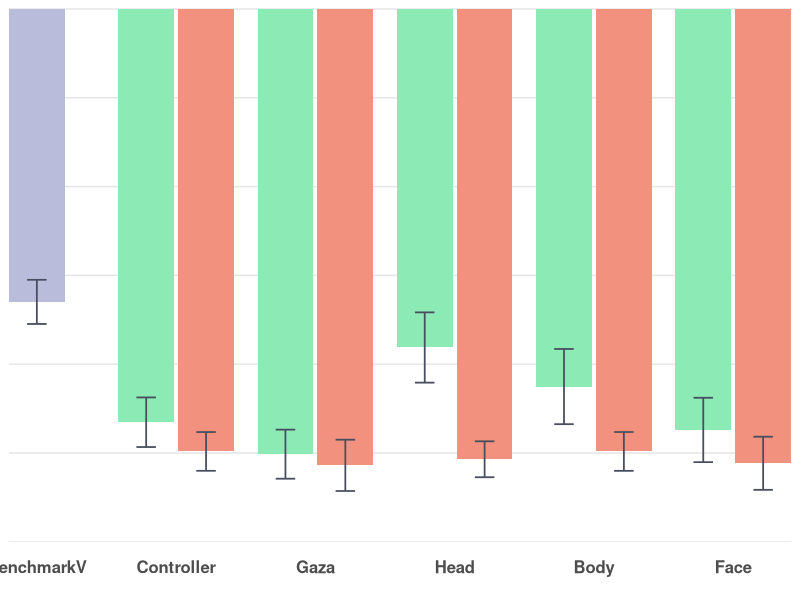
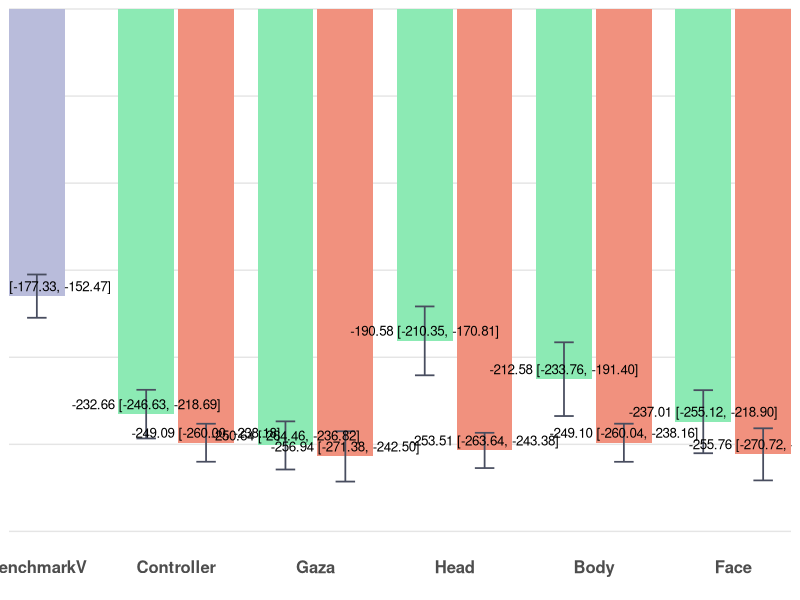

These charts were generated, in order, by the following R code:
# ================= Packages =================
if (!require(ggplot2)) install.packages("ggplot2")
library(ggplot2)

# ================= Data =================
bench_mean <- -164.90; bench_sd <- 33.30

dat <- data.frame(
  Category = c("BenchmarkV",
               "Controller","Controller",
               "Gaza","Gaza",
               "Head","Head",
               "Body","Body",
               "Face","Face"),
  slot     = c("C",
               "L","R",
               "L","R",
               "L","R",
               "L","R",
               "L","R"),
  series   = c("BenchmarkV",
               "Easy","Hard",
               "Easy","Hard",
               "Easy","Hard",
               "Easy","Hard",
               "Easy","Hard"),
  mean     = c(bench_mean,
               -232.66, -249.09,  # Controller: Easy, Hard
               -250.64, -256.94,  # Gaza: Easy, Hard
               -190.58, -253.51,  # Head: Easy, Hard
               -212.58, -249.10,  # Body: Easy, Hard
               -237.01, -255.76), # Face: Easy, Hard
  sd       = c(bench_sd,
               37.42, 29.22,      # Controller: Easy, Hard
               37.02, 38.67,      # Gaza: Easy, Hard
               52.95, 27.12,      # Head: Easy, Hard
               56.72, 29.29,      # Body: Easy, Hard
               48.51, 40.06),     # Face: Easy, Hard
  stringsAsFactors = FALSE
)

# 固定横轴顺序
dat$Category <- factor(dat$Category,
  levels = c("BenchmarkV","Controller","Gaza","Head","Body","Face"))
dat$slot   <- factor(dat$slot, levels = c("L","C","R"))
dat$series <- factor(dat$series, levels = c("Easy","BenchmarkV","Hard"))

# ================= 手动定位（确保居中+相邻柱体有间距） =================
# 以每个类目的中心为整数(1,2,3,...)，在左右各偏移 delta；两柱宽度为 bar_w
group_w <- 0.8               # 每个类目总体占宽（<1 避免挤到相邻类目）
bar_w   <- group_w / 2       # 0.4  柱体宽度保持不变
delta   <- group_w / 4       # 0.2  基础偏移
gap     <- 0.03              # 相邻柱体间距（几个像素）

# 对于非BenchmarkV类别，L和R之间增加间距
offset_map <- c(L = -delta - gap/2, C = 0, R = +delta + gap/2)

x_base <- as.numeric(dat$Category)
dat$x  <- x_base + unname(offset_map[as.character(dat$slot)])

# ================= 配色方案 =================
col_easy  <- "#8CEAB4"      # Easy
col_hard  <- "#F1917E"      # Hard
col_bench <- "#B9BCDB"      # BenchmarkV

err_col   <- "#484D5F"

theme_base <- theme_minimal(base_size = 13) +
  theme(
    legend.position    = "none",
    panel.background   = element_rect(fill = "#FFFFFF", color = NA),  # 白底
    plot.background    = element_rect(fill = "#FFFFFF", color = NA),  # 白底
    panel.grid.major   = element_blank(),  # 去除所有网格线
    panel.grid.minor   = element_blank(),  # 去除所有网格线
    panel.grid.major.x = element_blank(),
    panel.grid.minor.x = element_blank(),
    panel.grid.major.y = element_blank(),
    panel.grid.minor.y = element_blank(),
    axis.ticks.x       = element_blank(),  # 去除x轴刻度线（底部灰色竖线）
    axis.ticks.y       = element_blank(),  # 去除y轴刻度线（左侧竖着的刻度线）
    axis.line.x        = element_blank(),  # 去除x轴线（底部灰色竖线）
    axis.line.y        = element_blank(),  # 去除y轴线（左侧竖线）
    axis.text.x        = element_text(size = 12, face = "bold", 
                                       margin = margin(t = 10, b = 10)),  # 底部文字距离坐标轴更远
    axis.text.y        = element_text(size = 11),
    axis.title         = element_blank()
  )

# ================= 95% 置信区间计算 =================
n <- 30  # 样本量
df <- n - 1  # 自由度 = 29
t_critical <- qt(0.975, df)  # t分布临界值（95% CI，双尾）
# 计算95% CI的误差范围
dat$ci_margin <- t_critical * (dat$sd / sqrt(n))

# y 轴：根据数据特点确定范围（负数范围，-300到0，主要刻度间隔为 50）
y_bottom <- -300
y_top    <- 0
y_breaks <- seq(y_bottom, y_top, by = 50)  # -300, -250, -200, -150, -100, -50, 0

# x 轴：用数值坐标，刻度放在每个类目中心
x_breaks <- seq_along(levels(dat$Category))
x_labels <- levels(dat$Category)

# ================= 图1：不带标注 =================
p1 <- ggplot(dat, aes(x = x, y = mean, fill = series)) +
  # 手动添加 -300到0 的水平坐标线
  geom_hline(yintercept = y_breaks, color = "#E5E5E5", linewidth = 0.5) +
  geom_col(width = bar_w, position = "identity", colour = NA) +
  geom_errorbar(aes(ymin = mean - ci_margin, ymax = mean + ci_margin),
                width = bar_w * 0.35, color = err_col, linewidth = 0.6,
                position = "identity") +
  scale_fill_manual(values = c(Easy = col_easy, BenchmarkV = col_bench, Hard = col_hard)) +
  scale_y_continuous(breaks = y_breaks, minor_breaks = NULL, trans = "reverse") +
  scale_x_continuous(breaks = x_breaks, labels = x_labels, expand = c(0, 0)) +
  coord_cartesian(ylim = c(y_bottom, y_top), expand = 0) +
  theme_base

# ================= 图2：带"均值 (95% CI)"标注 =================
lab_df <- transform(dat, label = sprintf("%.2f [%.2f, %.2f]", mean, 
                                          mean - ci_margin, mean + ci_margin))

p2 <- ggplot(dat, aes(x = x, y = mean, fill = series)) +
  # 手动添加 -300到0 的水平坐标线
  geom_hline(yintercept = y_breaks, color = "#E5E5E5", linewidth = 0.5) +
  geom_col(width = bar_w, position = "identity", colour = NA) +
  geom_errorbar(aes(ymin = mean - ci_margin, ymax = mean + ci_margin),
                width = bar_w * 0.35, color = err_col, linewidth = 0.6,
                position = "identity") +
  geom_text(data = lab_df, aes(label = label),
            vjust = -0.5, size = 3.4, position = "identity") +
  scale_fill_manual(values = c(Easy = col_easy, BenchmarkV = col_bench, Hard = col_hard)) +
  scale_y_continuous(breaks = y_breaks, minor_breaks = NULL, trans = "reverse") +
  scale_x_continuous(breaks = x_breaks, labels = x_labels, expand = c(0, 0)) +
  coord_cartesian(ylim = c(y_bottom * 1.02, y_top), expand = 0) +
  theme_base

# 保存文件
ggsave("no_labels/performance_sal_no_labels.png", p1, width = 8, height = 3.57, dpi = 300, bg = "white")
ggsave("with_labels/performance_sal_with_labels.png", p2, width = 8, height = 3.92, dpi = 300, bg = "white")
